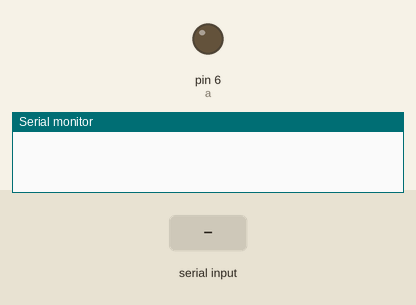
Simulated run of this sketch. Board: Arduino Uno, built with avr-gcc and run on an emulated ATmega328P. On the bench: output pins drawn as LEDs (lit = HIGH), the last lines printed to the serial monitor. Inputs (shaded band) come from the test bench.

Above: at 1.2 s.
1.3 s: byte 0 (0) received over Serial
At 2.1 s:
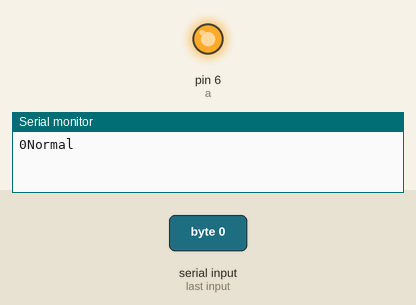
2.8 s: byte 1 (1) received over Serial
At 3.3 s:
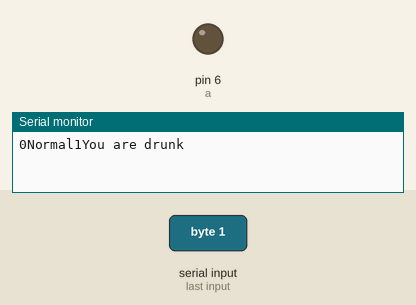
Timing chart, 0 to 5.8 s (numbered marks = the images above; inputs shaded):
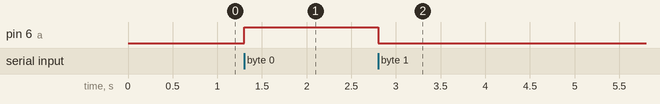

The sketch:

Engine_side.ino
```cpp
#define a 6
int b;
void setup()
{
  Serial.begin(9600);
  pinMode(a,OUTPUT);
}
void loop()
{
  if(Serial.available())
  {
  b=Serial.read();
  if(b==1)
  {
    Serial.print(b);
    Serial.print("You are drunk");
    digitalWrite(a,LOW);
    delay(1000);
  }
  else if(b==0)
  {
    Serial.print(b);
    Serial.print("Normal");
    digitalWrite(a,HIGH);
    delay(1000);
  }
  }

}
```

Measured:
- after the input at 1.3 s, pin 6 (a): LOW → HIGH at once
- after the input at 2.8 s, pin 6 (a): HIGH → LOW at once
